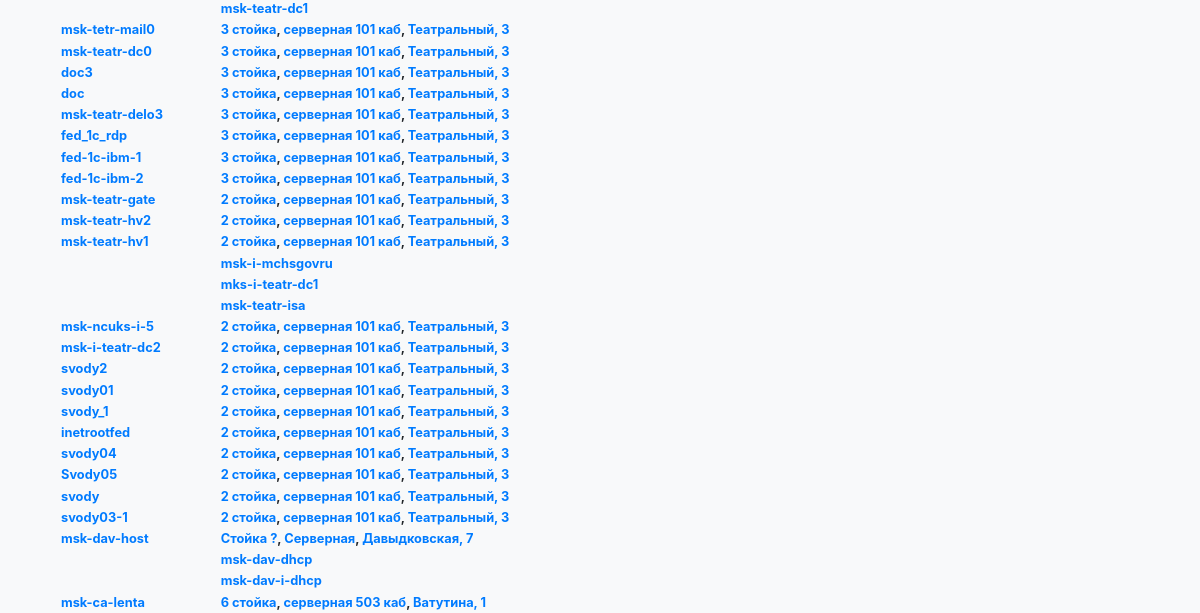
The page /all (signed in, lower part) on the database as committed earlier.
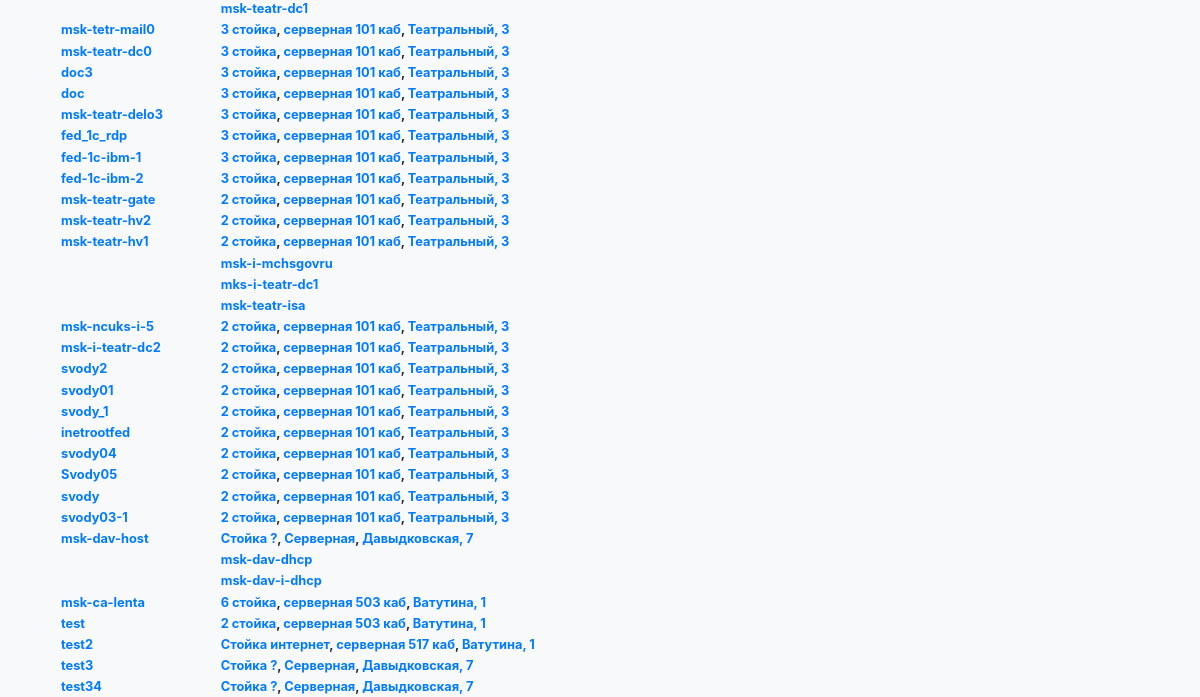
The same page on the database as committed later.
### server_list/models.py (models this page shows, shortened)
class Server(models.Model):
    locations = {0: "front", 1: "back", 2: "full"}
    hostname = models.CharField(max_length=50)
    model = models.CharField(max_length=50, blank=True)  # separate table?
    is_physical = models.BooleanField(default=True)
    host_machine = models.ForeignKey('self', on_delete=models.SET_DEFAULT, default=None, blank=True, null=True)
    is_on = models.BooleanField(default=True)
    os = models.CharField(max_length=50, blank=True)  # separate table?
    purpose = models.CharField(max_length=200, blank=True)
    description = models.CharField(max_length=500, blank=True)
    serial_num = models.CharField(max_length=100, blank=True)
    specs = models.CharField(max_length=200, blank=True)  # as field in separate table "model"?
    sensitive_data = models.CharField(max_length=200, blank=True)  # add encryption?
    segments = models.ManyToManyField(Segment, through='Ip')
    height = models.IntegerField(blank=True, null=True)
    unit = models.IntegerField(blank=True, null=True)
    location = models.IntegerField(blank=True, null=True)
    rack = models.ForeignKey(Rack, on_delete=models.SET_DEFAULT, default=None, blank=True, null=True)
    group = models.ForeignKey(ServerGroup, on_delete=models.SET_DEFAULT, default=None, blank=True, null=True)
    hostname_lower = models.CharField(max_length=50, default='', editable=False)
    purpose_lower = models.purpose = models.CharField(max_length=200, blank=True, editable=False)

class Rack(models.Model):
    name = models.CharField(max_length=50)
    description = models.CharField(max_length=500, blank=True)
    room = models.ForeignKey(Room, on_delete=models.SET_DEFAULT, default=None)
    serial_number = models.CharField(max_length=100, blank=True)
    size = models.IntegerField(default=0)
    topdown = models.BooleanField(default=False)

class Room(models.Model):
    name = models.CharField(max_length=50)
    description = models.CharField(max_length=500, blank=True)
    territory = models.ForeignKey(Territory, on_delete=models.SET_DEFAULT, default=None)

class Territory(models.Model):
    name = models.CharField(max_length=50)
    address = models.CharField(max_length=200, blank=True)
    description = models.CharField(max_length=500, blank=True)

### server_list/views.py (the view)
# urls.py: url(r'^all$', views.server_view_all, name='server_view_all'),
@login_required(login_url=reverse_lazy('custom_login'))
def server_view_all(request):
    server_list = Server.objects.filter(is_physical=True)
    return render(request, os.path.join('server_list', 'servers_all.html'), {"servers": server_list})

### server_list/templates/server_list/servers_all.html (shortened to what this page needs)
{% extends 'server_list/navbar.html' %}
{% block content %}
<div class="container">
    <table>
        {% for s in servers %}
        <tr>
            <th><a href="{% url 'server_view' s.id%}">{{s.hostname}}</a></th>
            <th><a href="{% url 'rack_view' s.rack.id %}">{{s.rack.name}}</a>,
                <a href="{% url 'room_view' s.rack.room.id %}">{{s.rack.room.name}}</a>,
                <a href="{% url 'territory_view' s.rack.room.territory.id %}">{{s.rack.room.territory.name}}</a></th>
        </tr>
        {% for vm in s.server_set.all%}
        <tr>
            <th></th>
            <th align="left"><a href="{% url 'server_view' vm.id %}">{{vm.hostname}}</a></th>
        </tr>
        {% endfor %}
        {% endfor %}
    </table>
</div>
{% endblock %}

### server_list/templates/server_list/navbar.html (shortened to what this page needs)
<!DOCTYPE html>
{% load staticfiles %}
<html lang="en">
<head>
    <link type="text/css" rel="stylesheet" href="{% static 'server_list/css/bootstrap.min.css' %}"
          media="screen,projection"/>
</head>
<body class="bg-light">
<div class="container mx-auto">
    <br>
    {% block content %}
    {% endblock %}
</div>
</body>
</html>

### server_list/templates/server_list/js_jquery.html
{% load staticfiles %}{% static 'server_list/jquery-3.3.1.min.js' %}

Rows that differ between the two databases and show on the page:
added Server: hostname "test", rack.name "2 стойка", rack.room.name "серверная 503 каб", rack.room.territory.name "Ватутина, 1"
added Server: hostname "test2", rack.name "Стойка интернет", rack.room.name "серверная 517 каб", rack.room.territory.name "Ватутина, 1"
added Server: hostname "test3", rack.name "Стойка ?", rack.room.name "Серверная", rack.room.territory.name "Давыдковская, 7"
added Server: hostname "test34", rack.name "Стойка ?", rack.room.name "Серверная", rack.room.territory.name "Давыдковская, 7"
